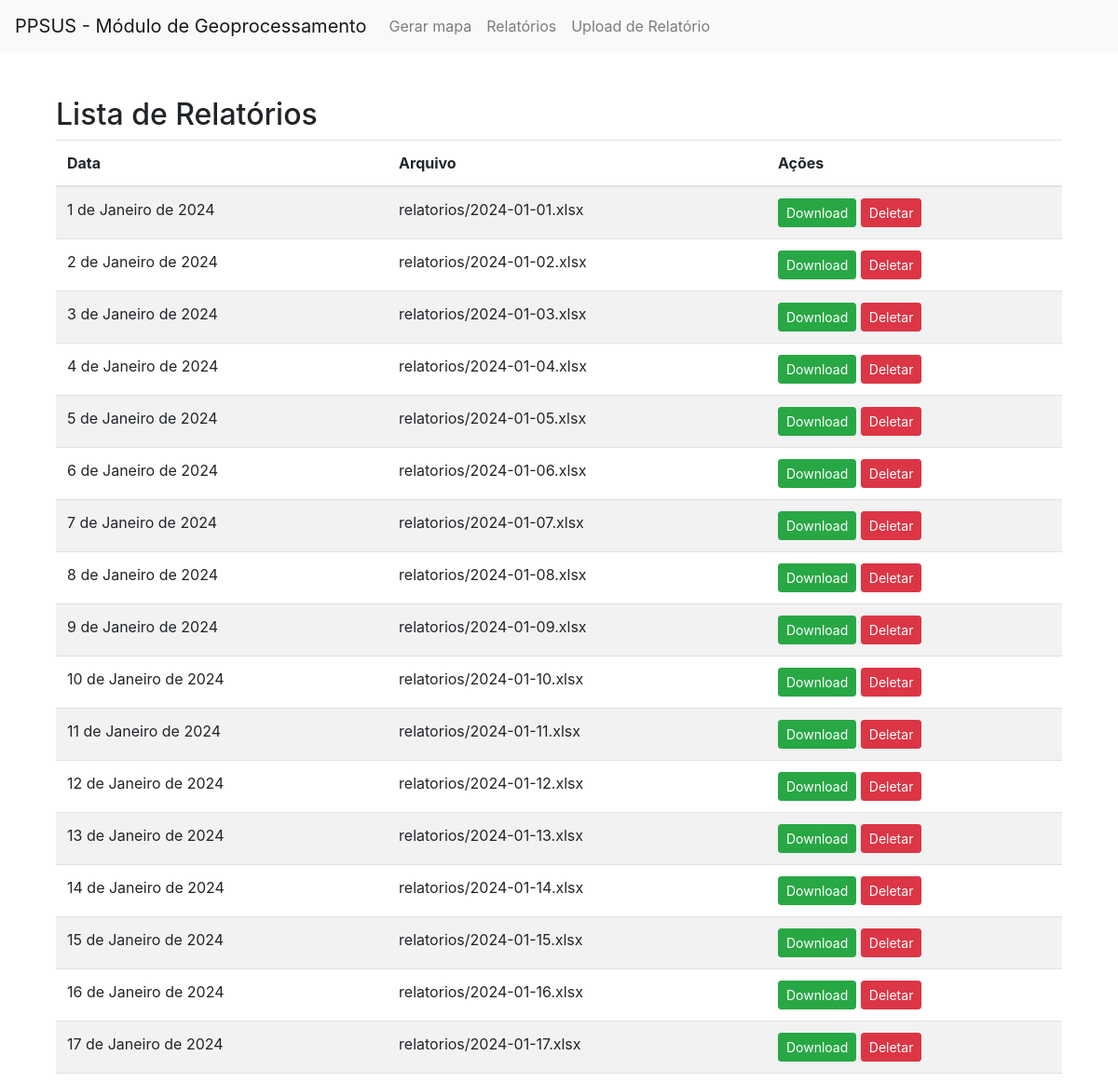
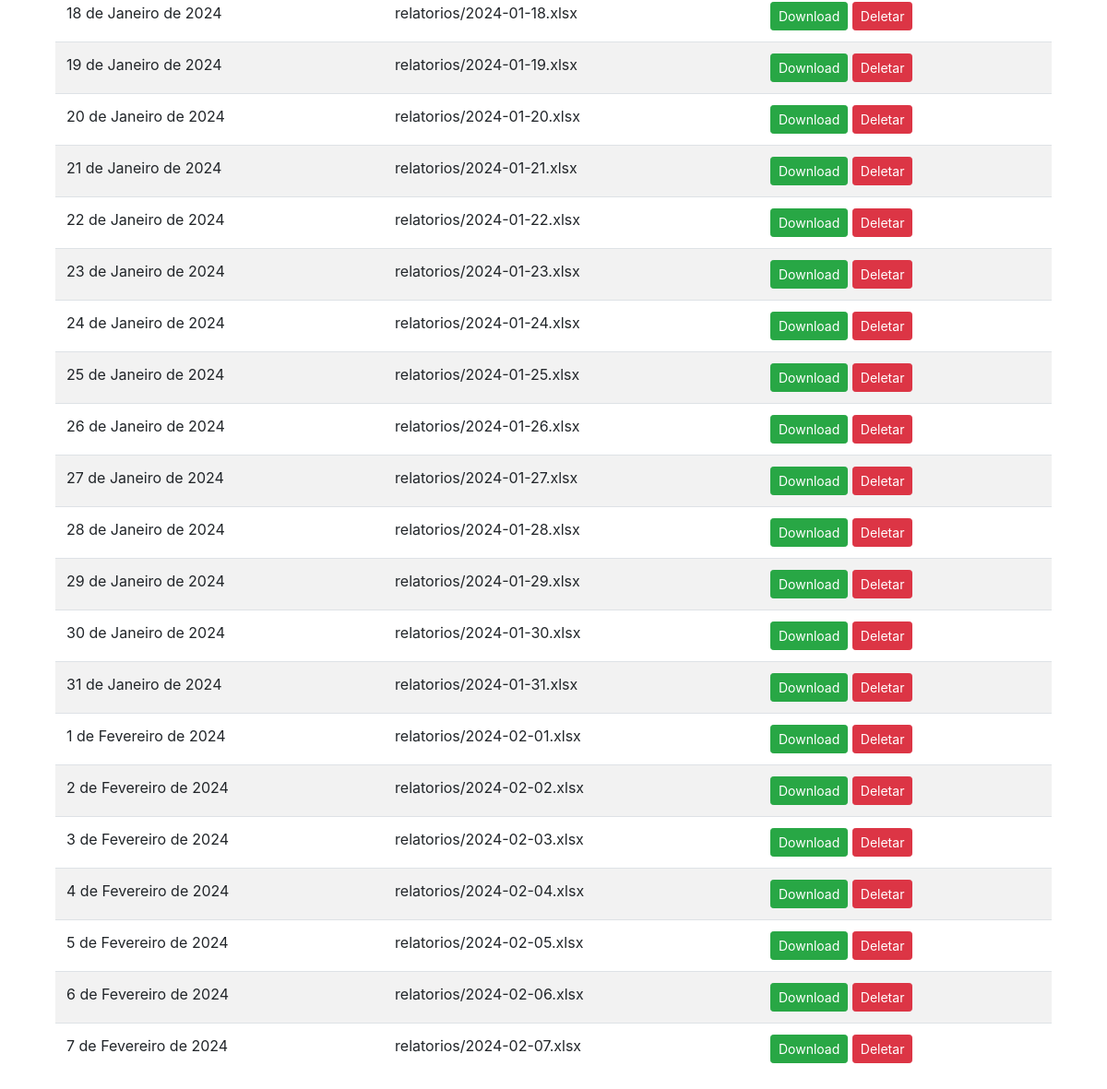
Before: /relatorios/ with the older database file (2 pictures, top to bottom).
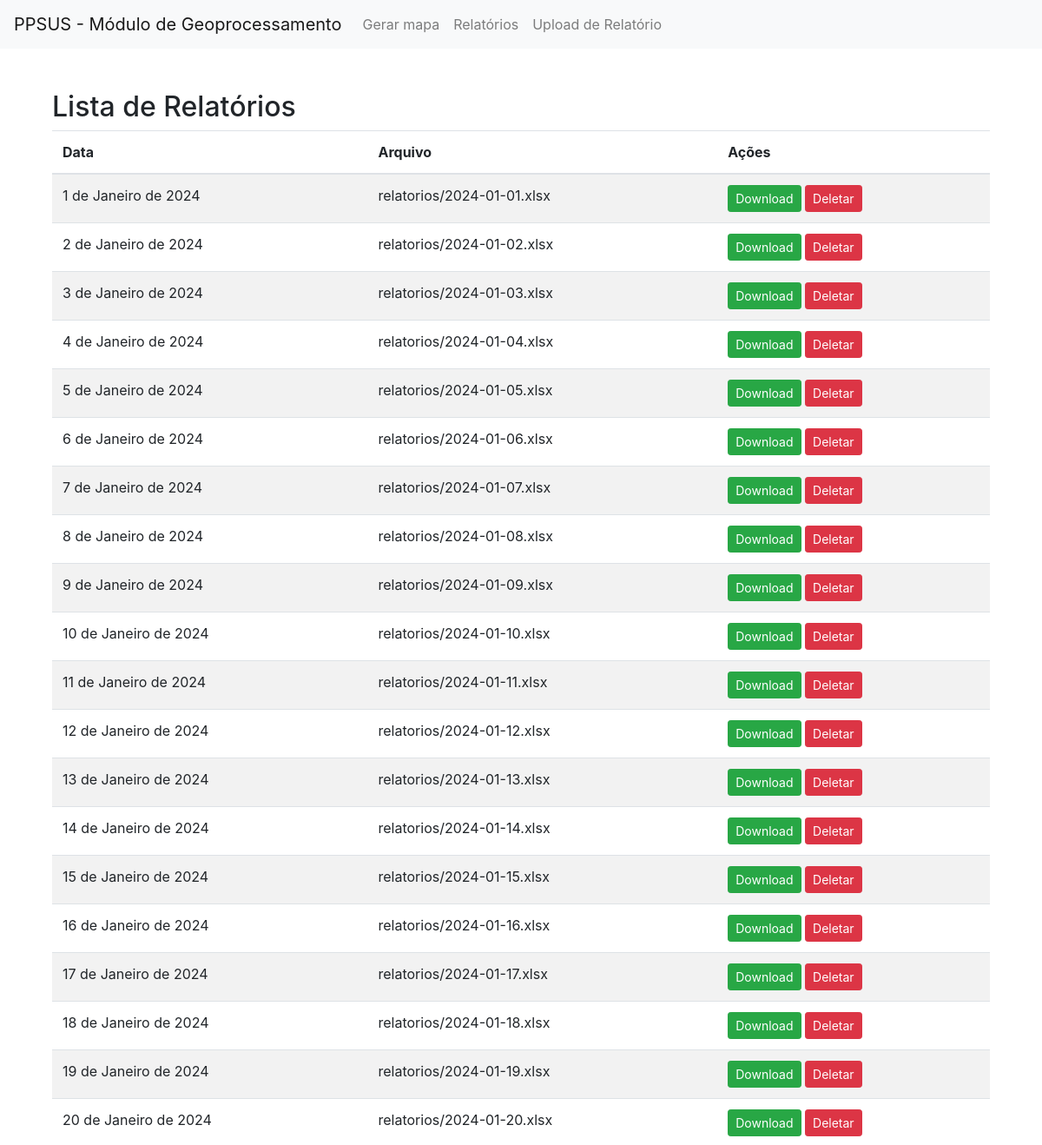
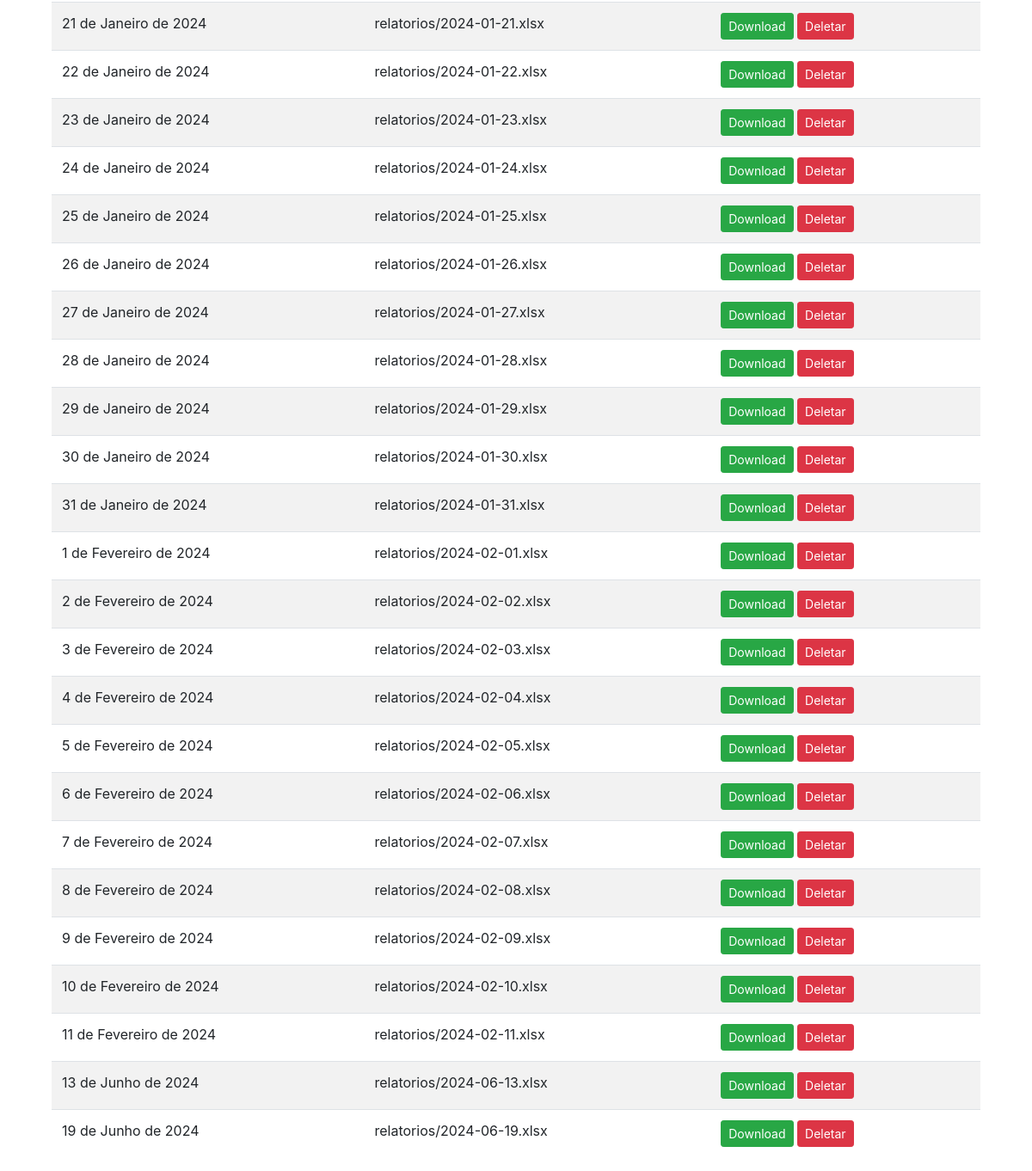
After: the same page with the newer database file (2 pictures, top to bottom).
### Cid_localizacao_app/models.py (models this page shows, shortened)
class Relatorio(models.Model):
    data = models.DateField(unique=True)
    relatorio = models.FileField(upload_to='relatorios')

### Cid_localizacao_app/views.py (the view)
# urls.py: path('relatorios/', views.lista_relatorios, name='lista_relatorios'),
def lista_relatorios(request):
    relatorios = Relatorio.objects.all().order_by('data')  # Lista relatório ordenado por data
    return render(request, 'lista_relatorios.html', {'relatorios': relatorios})

### Cid_localizacao_app/templates/lista_relatorios.html (shortened to what this page needs)
{% extends 'base.html' %}
{% block content %}
    <div class="container mt-5">
        <h2>Lista de Relatórios</h2>
        <table class="table table-striped">
            <thead>
                <tr>
                    <th>Data</th>
                    <th>Arquivo</th>
                    <th>Ações</th>
                </tr>
            </thead>
            <tbody>
                {% for relatorio in relatorios %}
                <tr>
                    <td>{{ relatorio.data }}</td>
                    <td>{{ relatorio.relatorio.name }}</td>
                    <td>
                        <a href="{{ relatorio.relatorio.url }}" class="btn btn-success btn-sm" download>Download</a>
                        <form method="post" action="{% url 'delete_relatorio' relatorio.id %}" style="display:inline;">
                            <button type="submit" class="btn btn-danger btn-sm" onclick="return confirm('Tem certeza que deseja deletar este relatório e todos os dados relacionados?');">Deletar</button>
                        </form>
                    </td>
                </tr>
                {% endfor %}
            </tbody>
        </table>
    </div>
{% endblock %}

### Cid_localizacao_app/templates/base.html (shortened to what this page needs)
<!DOCTYPE html>
<html lang="pt-br">
<head>
    <link rel="stylesheet" href="https://stackpath.bootstrapcdn.com/bootstrap/4.5.2/css/bootstrap.min.css">
    <link rel="stylesheet" href="https://cdn.jsdelivr.net/npm/flatpickr/dist/flatpickr.min.css">
</head>
<body>
    <nav class="navbar navbar-expand-lg navbar-light bg-light">
        <a class="navbar-brand" href="#">PPSUS - Módulo de Geoprocessamento</a>
        <div class="collapse navbar-collapse" id="navbarNav">
            <ul class="navbar-nav">
                <li class="nav-item">
                    <a class="nav-link" href="{% url 'index' %}">Gerar mapa</a>
                </li>
                <li class="nav-item">
                    <a class="nav-link" href="{% url 'lista_relatorios' %}">Relatórios</a>
                </li>
                <li class="nav-item">
                    <a class="nav-link" href="{% url 'upload_relatorio' %}">Upload de Relatório</a>
                </li>
            </ul>
        </div>
    </nav>
    <div class="container mt-5">
        {% block content %}
        {% endblock %}
    </div>
</body>
</html>

Changed rows visible on the page:
added Relatorio: data "8 de Fevereiro de 2024", relatorio.name "relatorios/2024-02-08.xlsx"
added Relatorio: data "9 de Fevereiro de 2024", relatorio.name "relatorios/2024-02-09.xlsx"
added Relatorio: data "10 de Fevereiro de 2024", relatorio.name "relatorios/2024-02-10.xlsx"
added Relatorio: data "11 de Fevereiro de 2024", relatorio.name "relatorios/2024-02-11.xlsx"
added Relatorio: data "13 de Junho de 2024", relatorio.name "relatorios/2024-06-13.xlsx"
added Relatorio: data "19 de Junho de 2024", relatorio.name "relatorios/2024-06-19.xlsx"
